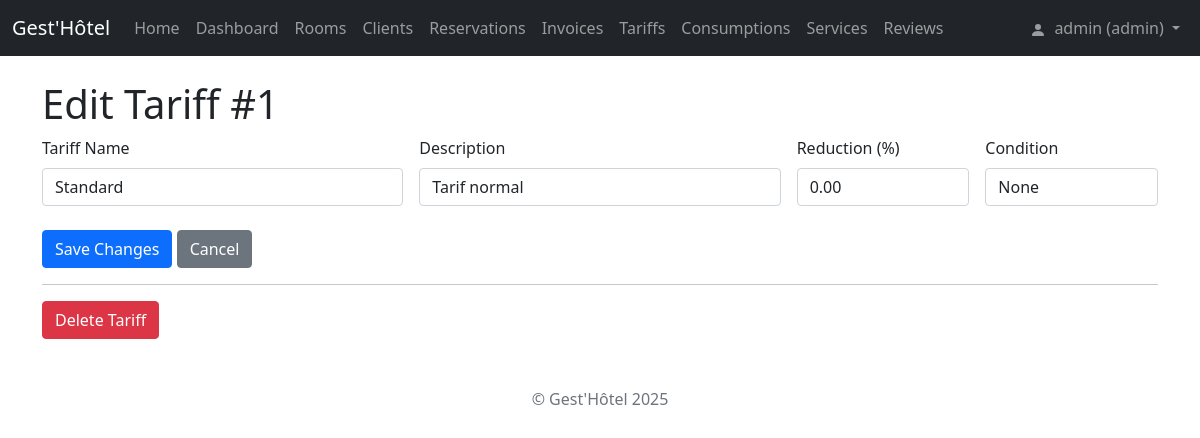
/tarifs/1/edit (signed in), run on the app's committed database.
### tables this page shows
CREATE TABLE tarifs (
            id_tarif INTEGER PRIMARY KEY AUTOINCREMENT,
            nom_tarif TEXT UNIQUE NOT NULL,
            description TEXT,
            reduction_pourcentage REAL DEFAULT 0.0 CHECK(reduction_pourcentage >= 0 AND reduction_pourcentage <= 100),
            condition_application TEXT
        );

### app.py (the view)
@app.route('/tarifs/<int:id>/edit', methods=['GET', 'POST'])
@require_role('admin')
def edit_tarif(id):
    conn = get_db_connection()
    tarif = conn.execute('SELECT * FROM tarifs WHERE id_tarif = ?', (id,)).fetchone()
    if not tarif:
        conn.close()
        abort(404)
    if request.method == 'POST':
        nom = request.form.get('nom_tarif')
        description = request.form.get('description')
        reduction = request.form.get('reduction_pourcentage', 0.0)
        condition = request.form.get('condition_application')
        if not nom:
             flash('Tariff name is required.', 'warning')
             conn.close()
             return render_template('tarif_edit.html', tarif=tarif)
        try:
             conn.execute('''UPDATE tarifs SET nom_tarif = ?, description = ?,
                             reduction_pourcentage = ?, condition_application = ?
                             WHERE id_tarif = ?''',
                          (nom, description, float(reduction), condition, id))
             conn.commit()
             flash(f'Tariff "{nom}" updated successfully!', 'success')
             conn.close()
             return redirect(url_for('view_tarifs'))
        except sqlite3.IntegrityError:
             conn.rollback()
             flash(f'Update failed. Tariff name "{nom}" might already exist.', 'danger')
        except ValueError:
             conn.rollback()
             flash('Invalid reduction percentage format.', 'danger')
        except Exception as e:
             conn.rollback()
             flash(f'Error updating tariff: {str(e)}', 'danger')
        conn.close()
        return render_template('tarif_edit.html', tarif=tarif)
    else: # GET
        conn.close()
        return render_template('tarif_edit.html', tarif=tarif)

### app.py (called while the page is built)
@app.context_processor
def inject_now():
    return {'now': datetime.utcnow}

def get_db_connection():
    conn = sqlite3.connect('gesthotel.db')
    conn.row_factory = sqlite3.Row # Access columns by name
    conn.execute("PRAGMA foreign_keys = ON") # Ensure FK constraints are active
    return conn

def login_required(f):
    @wraps(f)
    def decorated_function(*args, **kwargs):
        if 'user_id' not in session:
            flash('Please log in to access this page.', 'warning')
            return redirect(url_for('login', next=request.url))
        return f(*args, **kwargs)
    return decorated_function

def require_role(required_role):
    def decorator(f):
        @wraps(f)
        @login_required # User must be logged in first
        def decorated_function(*args, **kwargs):
            user_role = session.get('role')
            allowed = False
            if user_role == required_role:
                allowed = True
            elif user_role == 'admin' and required_role in ['staff', 'client']:
                allowed = True
            elif user_role == 'staff' and required_role == 'client':
                 allowed = True
            if not allowed:
                return render_template('unauthorized.html', required_role=required_role), 403
            return f(*args, **kwargs)
        return decorated_function
    return decorator

### templates/tarif_edit.html (shortened to what this page needs)
{% extends "base.html" %}
{% block content %}
<h1>Edit Tariff #{{ tarif.id_tarif }}</h1>
<form action="{{ url_for('edit_tarif', id=tarif.id_tarif) }}" method="post" class="needs-validation" novalidate>
     <div class="row g-3">
        <div class="col-md-4">
            <label for="nom_tarif" class="form-label">Tariff Name</label>
            <input type="text" class="form-control" id="nom_tarif" name="nom_tarif" value="{{ tarif.nom_tarif }}" required>
        </div>
        <div class="col-md-4">
            <label for="description" class="form-label">Description</label>
            <input type="text" class="form-control" id="description" name="description" value="{{ tarif.description or '' }}">
        </div>
        <div class="col-md-2">
            <label for="reduction_pourcentage" class="form-label">Reduction (%)</label>
            <input type="number" step="0.01" min="0" max="100" class="form-control" id="reduction_pourcentage" name="reduction_pourcentage" value="{{ '%.2f'|format(tarif.reduction_pourcentage) }}">
        </div>
        <div class="col-md-2">
             <label for="condition_application" class="form-label">Condition</label>
             <input type="text" class="form-control" id="condition_application" name="condition_application" value="{{ tarif.condition_application or '' }}" placeholder="e.g., None, VIP Status, Weekend">
        </div>
         <div class="col-12 mt-4">
            <button type="submit" class="btn btn-primary">Save Changes</button>
            <a href="{{ url_for('view_tarifs') }}" class="btn btn-secondary">Cancel</a>
        </div>
    </div>
</form>
<hr>
<form action="{{ url_for('delete_tarif', id=tarif.id_tarif) }}" method="post" onsubmit="return confirm('Are you sure you want to delete tariff \'{{ tarif.nom_tarif }}\'?');">
    <button type="submit" class="btn btn-danger">Delete Tariff</button>
</form>
{% endblock %}

### templates/base.html (style rules this page uses)
body { padding-top: 5rem; }

### data on the page
tarifs: id_tarif "1", nom_tarif "Standard", description "Tarif normal", reduction_pourcentage "0.00", condition_application "None"

### other printed values
{{ session.username }} "admin"
{{ session.role }} "admin"
